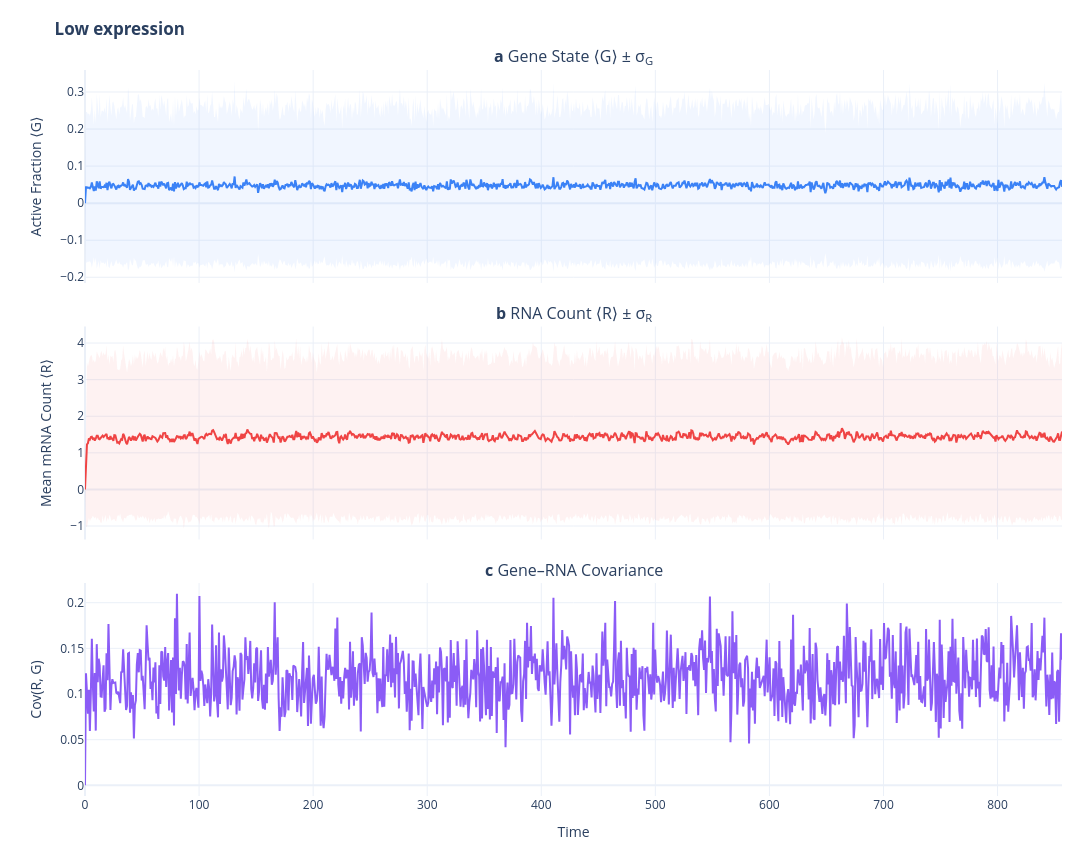
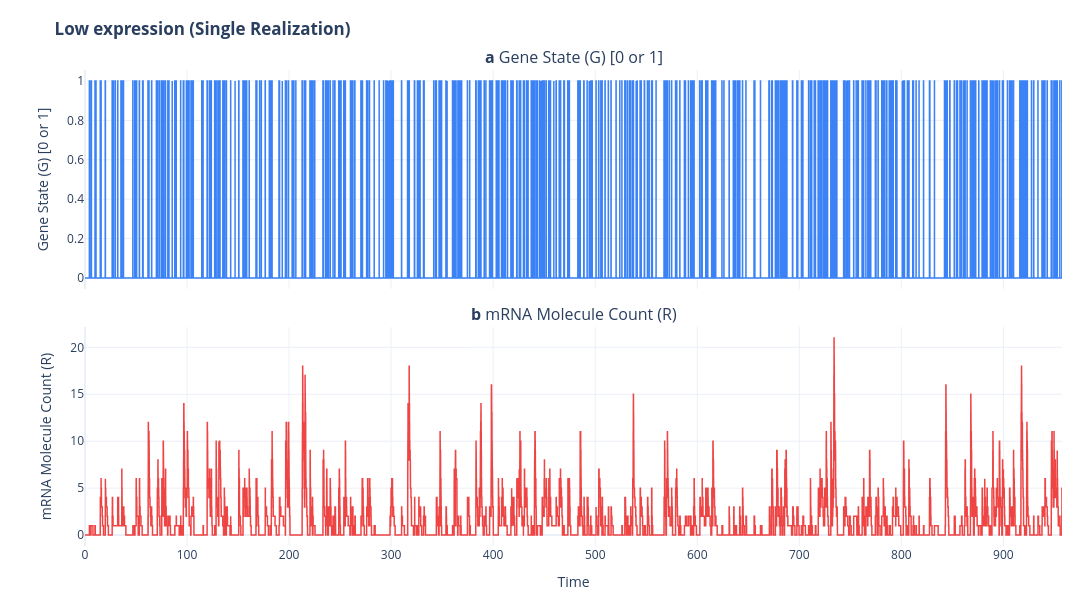

Notebook cell for these charts, in order:
### Markdown cell above
**2b. Low expression — TATA-less / Inr-less promoter** ($k_{\text{on}}=0.5,\; k_{\text{off}}=10,\; k_{\text{syn}}=30$)

Unstable ON state → small burst size ($k_{\text{syn}}/k_{\text{off}}\approx 3$) →
**low ⟨R⟩**, large relative noise.

### Code cell
run_experiment(
    title="Low expression",
    k_on=0.5,
    k_off=10,
    k_syn=30,
    show_single_trajectory=True
)

### Figure 1 — Plotly figure (JSON) as saved in the notebook; plotly's stock layout.template omitted (floating-point values rounded to 4 significant figures; data arrays with more than 128 entries replaced by an {"elided": "..."} marker saying what was removed)
{"data": [{"hoverinfo": "skip", "line": {"width": 0}, "showlegend": false, "type": "scatter", "x": {"elided": "1000 float values"}, "xaxis": "x", "y": {"elided": "1000 float values"}, "yaxis": "y"}, {"fill": "tonexty", "fillcolor": "rgba(59, 130, 246, 0.07)", "hoverinfo": "skip", "line": {"width": 0}, "showlegend": false, "type": "scatter", "x": {"elided": "1000 float values"}, "xaxis": "x", "y": {"elided": "1000 float values"}, "yaxis": "y"}, {"hovertemplate": "⟨G⟩ = %{y:.3f}<extra></extra>", "line": {"color": "#3B82F6", "width": 2}, "showlegend": false, "type": "scatter", "x": {"elided": "1000 float values"}, "xaxis": "x", "y": {"elided": "1000 float values"}, "yaxis": "y"}, {"hoverinfo": "skip", "line": {"width": 0}, "showlegend": false, "type": "scatter", "x": {"elided": "1000 float values"}, "xaxis": "x2", "y": {"elided": "1000 float values"}, "yaxis": "y2"}, {"fill": "tonexty", "fillcolor": "rgba(239, 68, 68, 0.07)", "hoverinfo": "skip", "line": {"width": 0}, "showlegend": false, "type": "scatter", "x": {"elided": "1000 float values"}, "xaxis": "x2", "y": {"elided": "1000 float values"}, "yaxis": "y2"}, {"hovertemplate": "⟨R⟩ = %{y:.1f}<extra></extra>", "line": {"color": "#EF4444", "width": 2}, "showlegend": false, "type": "scatter", "x": {"elided": "1000 float values"}, "xaxis": "x2", "y": {"elided": "1000 float values"}, "yaxis": "y2"}, {"hovertemplate": "Cov = %{y:.3f}<extra></extra>", "line": {"color": "#8B5CF6", "width": 2}, "showlegend": false, "type": "scatter", "x": {"elided": "1000 float values"}, "xaxis": "x3", "y": {"elided": "1000 float values"}, "yaxis": "y3"}], "layout": {"annotations": [{"font": {"size": 16}, "showarrow": false, "text": "<b>a</b> Gene State ⟨G⟩ ± σ<sub>G</sub>", "x": 0.5, "xanchor": "center", "xref": "paper", "y": 1.0, "yanchor": "bottom", "yref": "paper"}, {"font": {"size": 16}, "showarrow": false, "text": "<b>b</b> RNA Count ⟨R⟩ ± σ<sub>R</sub>", "x": 0.5, "xanchor": "center", "xref": "paper", "y": 0.6467, "yanchor": "bottom", "yref": "paper"}, {"font": {"size": 16}, "showarrow": false, "text": "<b>c</b> Gene–RNA Covariance", "x": 0.5, "xanchor": "center", "xref": "paper", "y": 0.2933, "yanchor": "bottom", "yref": "paper"}], "height": 850, "hovermode": "x", "margin": {"b": 50, "l": 85, "r": 30, "t": 70}, "title": {"text": "<b>Low expression</b>"}, "width": 1100, "xaxis": {"anchor": "y", "domain": [0.0, 1.0], "matches": "x3", "showticklabels": false}, "xaxis2": {"anchor": "y2", "domain": [0.0, 1.0], "matches": "x3", "showticklabels": false}, "xaxis3": {"anchor": "y3", "domain": [0.0, 1.0], "title": {"text": "Time"}}, "yaxis": {"anchor": "x", "domain": [0.7067, 1.0], "title": {"text": "Active Fraction ⟨G⟩"}}, "yaxis2": {"anchor": "x2", "domain": [0.3533, 0.6467], "title": {"text": "Mean mRNA Count ⟨R⟩"}}, "yaxis3": {"anchor": "x3", "domain": [0.0, 0.2933], "title": {"text": "Cov(R, G)"}}}}

### Figure 2 — Plotly figure (JSON) as saved in the notebook; plotly's stock layout.template omitted (floating-point values rounded to 4 significant figures; data arrays with more than 128 entries replaced by an {"elided": "..."} marker saying what was removed)
{"data": [{"hovertemplate": "G = %{y:.0f}<extra></extra>", "line": {"color": "#3B82F6", "shape": "hv", "width": 1.5}, "showlegend": false, "type": "scatter", "x": {"elided": "4001 float values"}, "xaxis": "x", "y": {"elided": "4001 float values"}, "yaxis": "y"}, {"hovertemplate": "R = %{y:.0f}<extra></extra>", "line": {"color": "#EF4444", "shape": "hv", "width": 1.5}, "showlegend": false, "type": "scatter", "x": {"elided": "4001 float values"}, "xaxis": "x2", "y": {"elided": "4001 float values"}, "yaxis": "y2"}], "layout": {"annotations": [{"font": {"size": 16}, "showarrow": false, "text": "<b>a</b> Gene State (G) [0 or 1]", "x": 0.5, "xanchor": "center", "xref": "paper", "y": 1.0, "yanchor": "bottom", "yref": "paper"}, {"font": {"size": 16}, "showarrow": false, "text": "<b>b</b> mRNA Molecule Count (R)", "x": 0.5, "xanchor": "center", "xref": "paper", "y": 0.46, "yanchor": "bottom", "yref": "paper"}], "height": 600, "hovermode": "x", "margin": {"b": 50, "l": 85, "r": 30, "t": 70}, "title": {"text": "<b>Low expression (Single Realization)</b>"}, "width": 1100, "xaxis": {"anchor": "y", "domain": [0.0, 1.0], "matches": "x2", "showticklabels": false}, "xaxis2": {"anchor": "y2", "domain": [0.0, 1.0], "title": {"text": "Time"}}, "yaxis": {"anchor": "x", "domain": [0.54, 1.0], "title": {"text": "Gene State (G) [0 or 1]"}}, "yaxis2": {"anchor": "x2", "domain": [0.0, 0.46], "title": {"text": "mRNA Molecule Count (R)"}}}}
